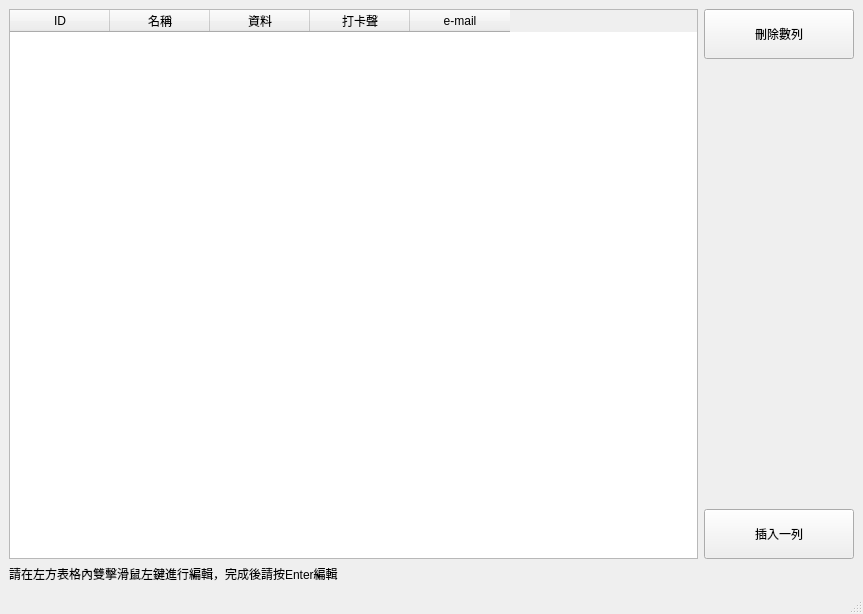
<?xml version="1.0" encoding="UTF-8"?>
<ui version="4.0">
 <class>MainWindow</class>
 <widget class="QMainWindow" name="MainWindow">
  <property name="geometry">
   <rect>
    <x>0</x>
    <y>0</y>
    <width>863</width>
    <height>614</height>
   </rect>
  </property>
  <property name="minimumSize">
   <size>
    <width>0</width>
    <height>0</height>
   </size>
  </property>
  <property name="maximumSize">
   <size>
    <width>16777215</width>
    <height>16777215</height>
   </size>
  </property>
  <property name="windowTitle">
   <string>MDIT成員編輯</string>
  </property>
  <widget class="QWidget" name="centralwidget">
   <layout class="QVBoxLayout" name="verticalLayout_3">
    <item>
     <layout class="QVBoxLayout" name="verticalLayout">
      <item>
       <layout class="QHBoxLayout" name="horizontalLayout">
        <item>
         <widget class="QTableWidget" name="tblStaff">
          <property name="sizePolicy">
           <sizepolicy hsizetype="Expanding" vsizetype="Expanding">
            <horstretch>0</horstretch>
            <verstretch>0</verstretch>
           </sizepolicy>
          </property>
          <column>
           <property name="text">
            <string>ID</string>
           </property>
           <property name="textAlignment">
            <set>AlignCenter</set>
           </property>
          </column>
          <column>
           <property name="text">
            <string>名稱</string>
           </property>
           <property name="textAlignment">
            <set>AlignCenter</set>
           </property>
          </column>
          <column>
           <property name="text">
            <string>資料</string>
           </property>
           <property name="textAlignment">
            <set>AlignCenter</set>
           </property>
          </column>
          <column>
           <property name="text">
            <string>打卡聲</string>
           </property>
           <property name="textAlignment">
            <set>AlignCenter</set>
           </property>
          </column>
          <column>
           <property name="text">
            <string>e-mail</string>
           </property>
           <property name="textAlignment">
            <set>AlignCenter</set>
           </property>
          </column>
         </widget>
        </item>
        <item>
         <layout class="QVBoxLayout" name="verticalLayout_2">
          <item>
           <widget class="QPushButton" name="btnDelete">
            <property name="minimumSize">
             <size>
              <width>150</width>
              <height>50</height>
             </size>
            </property>
            <property name="maximumSize">
             <size>
              <width>150</width>
              <height>16777215</height>
             </size>
            </property>
            <property name="text">
             <string>刪除數列</string>
            </property>
           </widget>
          </item>
          <item>
           <spacer name="verticalSpacer">
            <property name="orientation">
             <enum>Qt::Vertical</enum>
            </property>
            <property name="sizeHint" stdset="0">
             <size>
              <width>20</width>
              <height>40</height>
             </size>
            </property>
           </spacer>
          </item>
          <item>
           <widget class="QPushButton" name="btnInsert">
            <property name="minimumSize">
             <size>
              <width>150</width>
              <height>50</height>
             </size>
            </property>
            <property name="maximumSize">
             <size>
              <width>150</width>
              <height>16777215</height>
             </size>
            </property>
            <property name="text">
             <string>插入一列</string>
            </property>
           </widget>
          </item>
         </layout>
        </item>
       </layout>
      </item>
      <item>
       <widget class="QLabel" name="lblStatus">
        <property name="sizePolicy">
         <sizepolicy hsizetype="Preferred" vsizetype="Fixed">
          <horstretch>0</horstretch>
          <verstretch>0</verstretch>
         </sizepolicy>
        </property>
        <property name="text">
         <string>請在左方表格內雙擊滑鼠左鍵進行編輯，完成後請按Enter編輯</string>
        </property>
       </widget>
      </item>
     </layout>
    </item>
   </layout>
  </widget>
  <widget class="QStatusBar" name="statusbar"/>
 </widget>
 <resources/>
 <connections/>
</ui>
